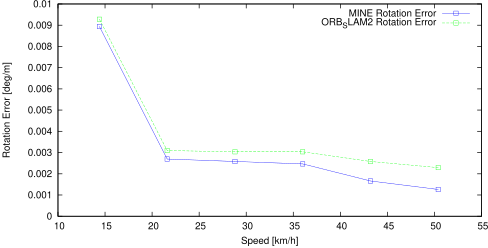

Recreate this plot in gnuplot.
set term postscript eps enhanced color
set output "00_rs.eps"
set size ratio 0.5
set yrange [0:*]
set xlabel "Speed [km/h]"
set ylabel "Rotation Error [deg/m]"
plot "00_rs.txt" using ($1*3.6):($2*57.3) title 'MINE Rotation Error' lc rgb "#0000FF" pt 4 w linespoints,"00_rs.txt" using ($1*3.6):($3*57.3) title 'ORB_SLAM2 Rotation Error' lc rgb "#00FF00" pt 4 w linespoints
